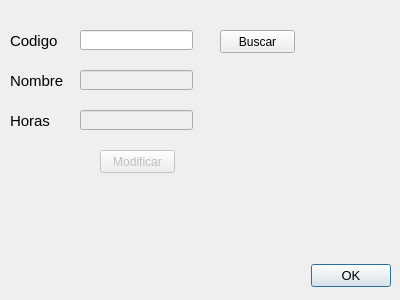
<?xml version="1.0" encoding="UTF-8"?>
<ui version="4.0">
 <class>Dialog</class>
 <widget class="QDialog" name="Dialog">
  <property name="geometry">
   <rect>
    <x>0</x>
    <y>0</y>
    <width>400</width>
    <height>300</height>
   </rect>
  </property>
  <property name="minimumSize">
   <size>
    <width>400</width>
    <height>300</height>
   </size>
  </property>
  <property name="maximumSize">
   <size>
    <width>400</width>
    <height>300</height>
   </size>
  </property>
  <property name="baseSize">
   <size>
    <width>400</width>
    <height>300</height>
   </size>
  </property>
  <property name="windowTitle">
   <string>Modificar Videojuego</string>
  </property>
  <widget class="QDialogButtonBox" name="btnSalir">
   <property name="geometry">
    <rect>
     <x>310</x>
     <y>260</y>
     <width>81</width>
     <height>32</height>
    </rect>
   </property>
   <property name="font">
    <font>
     <pointsize>10</pointsize>
    </font>
   </property>
   <property name="orientation">
    <enum>Qt::Horizontal</enum>
   </property>
   <property name="standardButtons">
    <set>QDialogButtonBox::Ok</set>
   </property>
  </widget>
  <widget class="QLabel" name="label">
   <property name="geometry">
    <rect>
     <x>10</x>
     <y>30</y>
     <width>71</width>
     <height>21</height>
    </rect>
   </property>
   <property name="font">
    <font>
     <pointsize>11</pointsize>
    </font>
   </property>
   <property name="text">
    <string>Codigo</string>
   </property>
  </widget>
  <widget class="QLabel" name="label_2">
   <property name="geometry">
    <rect>
     <x>10</x>
     <y>70</y>
     <width>61</width>
     <height>21</height>
    </rect>
   </property>
   <property name="font">
    <font>
     <pointsize>11</pointsize>
    </font>
   </property>
   <property name="text">
    <string>Nombre</string>
   </property>
  </widget>
  <widget class="QLabel" name="label_3">
   <property name="geometry">
    <rect>
     <x>10</x>
     <y>110</y>
     <width>71</width>
     <height>21</height>
    </rect>
   </property>
   <property name="font">
    <font>
     <pointsize>11</pointsize>
    </font>
   </property>
   <property name="text">
    <string>Horas</string>
   </property>
  </widget>
  <widget class="QLineEdit" name="leCodigo">
   <property name="geometry">
    <rect>
     <x>80</x>
     <y>30</y>
     <width>113</width>
     <height>20</height>
    </rect>
   </property>
  </widget>
  <widget class="QPushButton" name="btnBuscar">
   <property name="geometry">
    <rect>
     <x>220</x>
     <y>30</y>
     <width>75</width>
     <height>23</height>
    </rect>
   </property>
   <property name="font">
    <font>
     <pointsize>9</pointsize>
    </font>
   </property>
   <property name="text">
    <string>Buscar</string>
   </property>
  </widget>
  <widget class="QLineEdit" name="leNombre">
   <property name="enabled">
    <bool>false</bool>
   </property>
   <property name="geometry">
    <rect>
     <x>80</x>
     <y>70</y>
     <width>113</width>
     <height>20</height>
    </rect>
   </property>
  </widget>
  <widget class="QLineEdit" name="leHoras">
   <property name="enabled">
    <bool>false</bool>
   </property>
   <property name="geometry">
    <rect>
     <x>80</x>
     <y>110</y>
     <width>113</width>
     <height>20</height>
    </rect>
   </property>
  </widget>
  <widget class="QPushButton" name="btnModificar">
   <property name="enabled">
    <bool>false</bool>
   </property>
   <property name="geometry">
    <rect>
     <x>100</x>
     <y>150</y>
     <width>75</width>
     <height>23</height>
    </rect>
   </property>
   <property name="font">
    <font>
     <pointsize>9</pointsize>
    </font>
   </property>
   <property name="text">
    <string>Modificar</string>
   </property>
  </widget>
 </widget>
 <resources/>
 <connections>
  <connection>
   <sender>btnSalir</sender>
   <signal>accepted()</signal>
   <receiver>Dialog</receiver>
   <slot>accept()</slot>
   <hints>
    <hint type="sourcelabel">
     <x>248</x>
     <y>254</y>
    </hint>
    <hint type="destinationlabel">
     <x>157</x>
     <y>274</y>
    </hint>
   </hints>
  </connection>
  <connection>
   <sender>btnSalir</sender>
   <signal>rejected()</signal>
   <receiver>Dialog</receiver>
   <slot>reject()</slot>
   <hints>
    <hint type="sourcelabel">
     <x>316</x>
     <y>260</y>
    </hint>
    <hint type="destinationlabel">
     <x>286</x>
     <y>274</y>
    </hint>
   </hints>
  </connection>
 </connections>
</ui>
